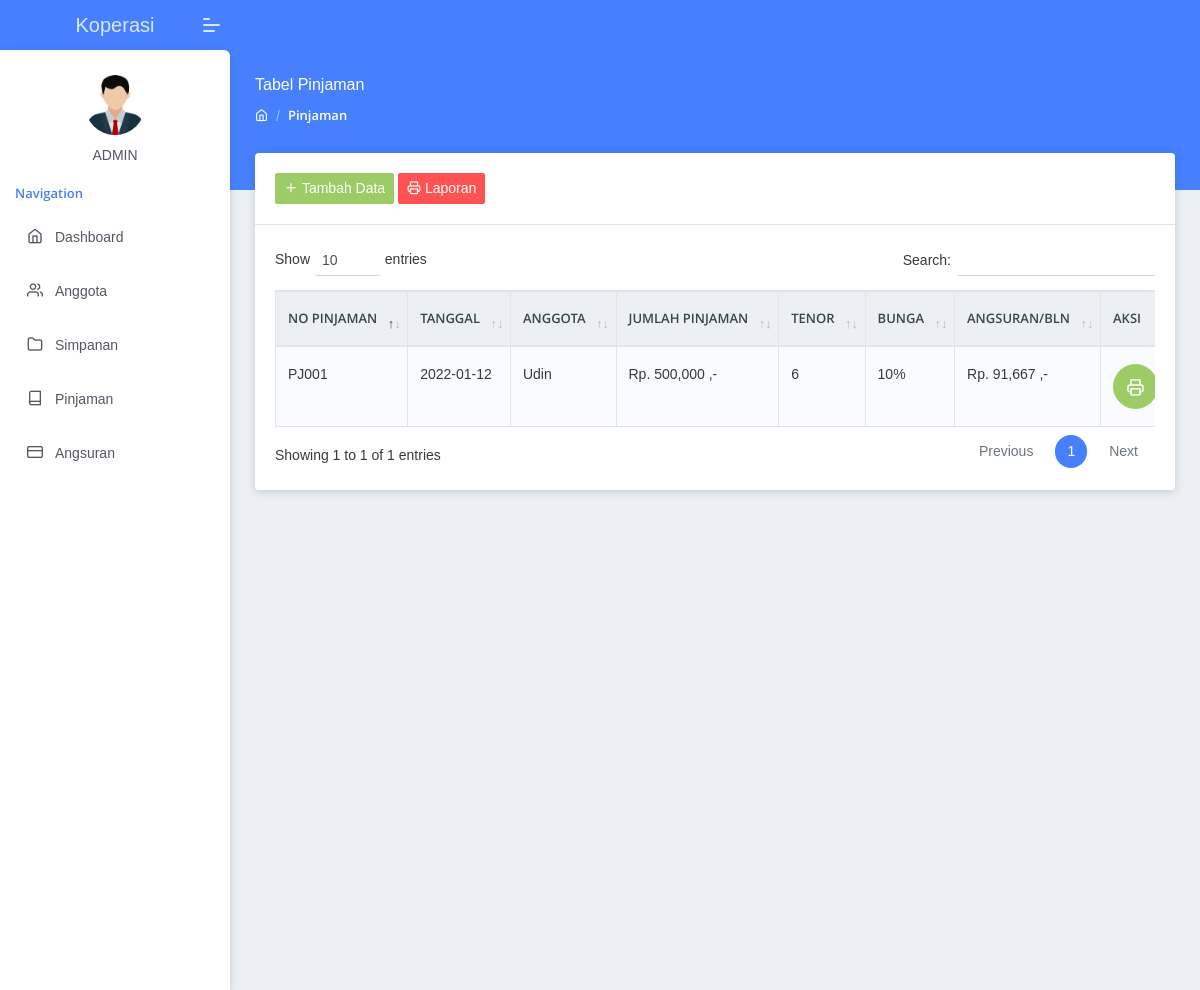
The page /index.php?page=pinjaman (signed in) on the database its author committed.
### tables this page shows
CREATE TABLE `pinjaman` (
  `no_pinjaman` varchar(20) NOT NULL,
  `tanggal_pinjaman` date NOT NULL,
  `nama_anggota` varchar(50) NOT NULL,
  `jumlah_pinjaman` int(20) NOT NULL,
  `tenor` varchar(10) NOT NULL,
  `bunga` varchar(10) NOT NULL,
  `jumlah_angsuran` int(20) NOT NULL,
  `status` varchar(20) NOT NULL DEFAULT 'belum lunas'
);

### page/pinjaman/pinjaman.php (the view, shortened to what this page needs)
<section class="pcoded-main-container">
    <div class="pcoded-content">
        <div class="page-header">
            <div class="page-block">
                <div class="row align-items-center">
                        <div class="col-md-12">
                        <div class="page-header-title">
                            <h5 class="m-b-10">Tabel Pinjaman</h5>
                        </div>
                        <ul class="breadcrumb">
                            <li class="breadcrumb-item"><a href="index.html"><i class="feather icon-home"></i></a></li>
                            <li class="breadcrumb-item"><a href="#!">Pinjaman</a></li>
                        </ul>
                    </div>
                </div>
            </div>
        </div>
        <div class="row">
            <div class="col-sm-12">
                <div class="card">
                    <div class="card-header">
                        <button class="btn btn-success btn-sm btn-round has-ripple" data-toggle="modal" data-target="#modal-tambah">
                            <i class="feather icon-plus"></i> Tambah Data<span class="ripple ripple-animate"></span>
                        </button>
                            <a href="page/pinjaman/laporan_pinjaman.php" class="btn btn-danger btn-sm btn-round has-ripple">
                                <i class="feather icon-printer"></i> Laporan<span class="ripple ripple-animate"></span>
                            </a>
                    </div>
                    <div class="card-body">
                        <div class="dt-responsive table-responsive">
                            <table id="simpletable" class="table table-striped table-bordered nowrap">
                                <thead>
                                    <tr>
                                        <th>No Pinjaman</th>
                                        <th>Tanggal</th>
                                        <th>Anggota</th>
                                        <th>Jumlah Pinjaman</th>
                                        <th>Tenor</th>
                                        <th>Bunga</th>
                                        <th>Angsuran/bln</th>
                                        <th>aksi</th>
                                    </tr>
                                </thead>
                                <tbody>
                                <?php
                                    $pinjaman = mysqli_query($koneksi,"SELECT * FROM pinjaman");
                                    while($p = mysqli_fetch_array($pinjaman))
                                    {
                                ?>
                                    <tr>
                                        <td><?php echo $p['no_pinjaman']; ?></td>
                                        <td><?php echo $p['tanggal_pinjaman']; ?></td>
                                        <td><?php echo $p['nama_anggota']; ?></td>
                                        <td><?php echo "Rp. ".number_format($p['jumlah_pinjaman'])." ,-"; ?></td>
                                        <td><?php echo $p['tenor']; ?></td>
                                        <td><?php echo $p['bunga']; ?></td>
                                        <td><?php echo "Rp. ".number_format($p['jumlah_angsuran'])." ,-"; ?></td>
                                        <td>
                                            <a href="page/pinjaman/inv_pinjaman.php?no_pinjaman=<?=$p['no_pinjaman']?>" class="btn btn-icon btn-success has-ripple">
                                                <i class="feather icon-printer"></i>
                                            </a>
                                        </td>
                                    </tr>
                                <?php
                                    }
                                ?>
                                </tbody>
                            </table>
                        </div>
                    </div>
                </div>
            </div>
        </div>
    </div>
</section>

### rows shown on the page
pinjaman: no_pinjaman "PJ001", tanggal_pinjaman "2022-01-12", nama_anggota "Udin", jumlah_pinjaman "500,000", tenor "6", bunga "10%", jumlah_angsuran "91,667"
